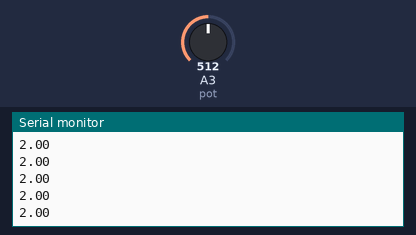
Recording of a sketch running on a simulated Arduino Uno, built with avr-gcc and run on an emulated ATmega328P. On the bench: the last lines printed to the serial monitor. Inputs (shaded band) come from the test bench; at power-on: A3 (pot) = 512.

Above: at 1.2 s.
1.3 s: A3 (pot) set to 716
At 1.31 s:
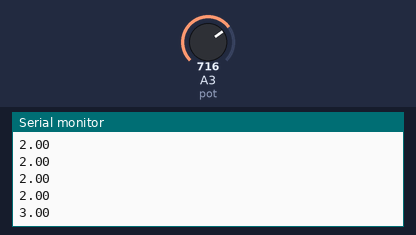
2.8 s: A3 (pot) set to 900
At 2.82 s:
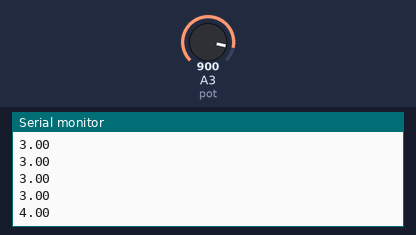
Timing chart, 0 to 5.8 s (numbered marks = the images above; inputs shaded):
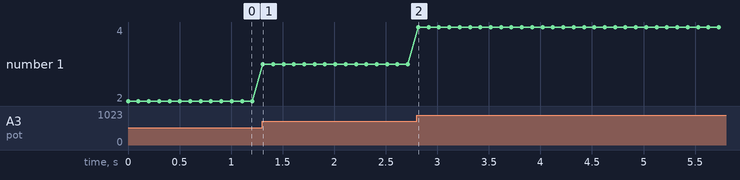

Measured:
- after the input at 1.3 s, the serial monitor: prints a new line at once (image 1)
- after the input at 2.8 s, the serial monitor: prints a new line at once (image 2)
- plotted number 1: 2 → 3 after the input at 1.3 s, 3 → 4 after the input at 2.8 s

The sketch:

ej3.ino
```cpp
// En base al ejercicio 1 agregar al circuito 8 leds. Realizar una función que
// mueva dichos leds en forma de vúmetro en función de la posición del
// potenciómetro.
#define LED_1 2
#define LED_2 3
#define LED_3 4
#define LED_4 5
#define LED_5 6
#define LED_6 7
#define LED_7 8
#define LED_8 9
#define pot A3
#include <Arduino.h>
float valor;
void setup() {
    Serial.begin(9600);
}

void loop() {
    valor = (analogRead(pot) * 5) / 1023;
    int leds = valor /8;
    Serial.println(valor);
    for (int i = 0; i < leds; i++) {
        digitalWrite(i, HIGH);
    }
    delay(100);
}
```
